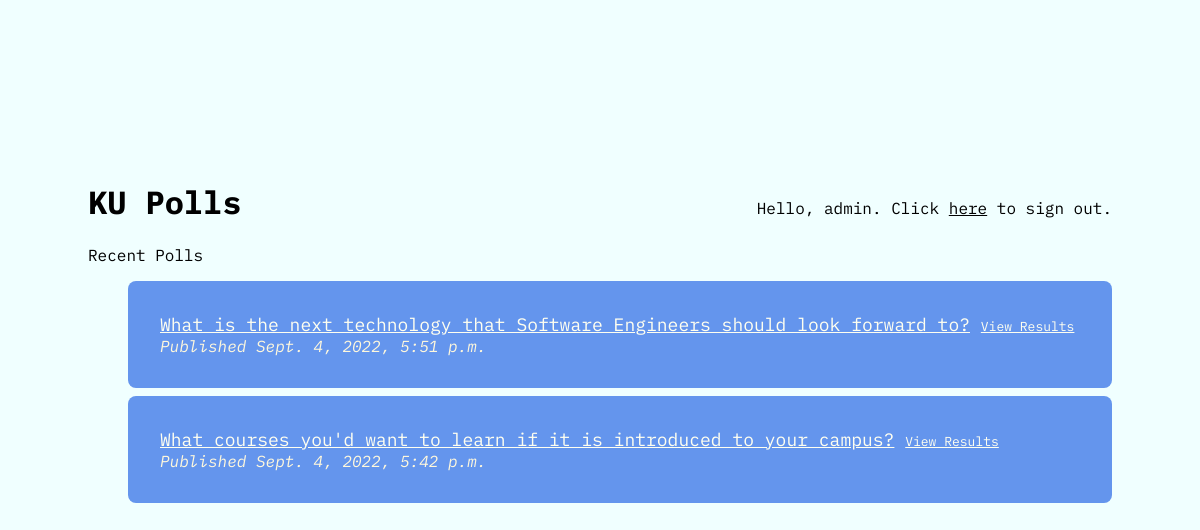
The page /polls/ (signed in) on the database its author committed.
### polls/models.py (models this page shows, shortened)
class Question(models.Model):
    question_text = models.CharField(max_length=280)
    publish_date = models.DateTimeField("date published")
    end_date = models.DateTimeField("date closed", default=None, null=True, blank=True)
    visibilty = models.BooleanField("poll visibility", default=True)
    def is_published(self):
        if not self.visibilty:
            return False
        return timezone.now() >= self.publish_date

### polls/views.py (the view)
# urls.py: path("", views.IndexView.as_view(), name="index"),
class IndexView(generic.ListView):
    template_name = "polls/index.html"
    context_object_name = "latest_questions"
    def get_queryset(self):
        return Question.objects.filter(id__in=get_published()).order_by("-publish_date")

### polls/views.py (called while the page is built)
def get_published():
    questions = Question.objects.all()
    return [q.id for q in questions if q.is_published()]

### polls/templates/polls/index.html (shortened to what this page needs)
{% load static %}
<html lang="en_US">
<head>
    <link rel="stylesheet" href="{% static 'polls/style.css' %}">
</head>
<body>
    <div class="container">
        <div class="top">
            <h1>KU Polls</h1>
            <span>
                {% if user.is_authenticated %}
                Hello, {{ user.username }}. Click <a href="/accounts/logout/">here</a> to sign out.
                {% else %}
                Click <a href="/accounts/login/">here</a> to sign in.
                {% endif %}
            </span>
        </div>
        Recent Polls
        {% if latest_questions %}
        <ul>
            {% for question in latest_questions %}
            <li>
                <div class=" card">
                    <a href="{% url 'polls:details' question.id %}" class="">{{ question.question_text }}</a>
                    <a href="{% url 'polls:results' question.id %}" style="font-size: small;">View Results</a><br>
                    <span><i>Published {{ question.publish_date }}</i></span>
                </div>
            </li>
            {% endfor %}
        </ul>
        {% else %}
        <p>No polls are available at this moment.</p>
        {% endif %}
    </div>
</body>
</html>

### polls/static/polls/style.css (style rules this page uses)
body { font-family: 'IBM Plex Mono', monospace; background-color: azure; }
ul { list-style: none; }
a { color: black; }
div.container { margin: 10rem 5rem; }
div.top { display: flex; flex-direction: row; align-items: baseline; justify-content: space-between; }
div.top>h1 { flex-shrink: 1; }
div.top>span { flex-shrink: 0; text-align: right; }
div.card { padding: 2rem; background-color: cornflowerblue; margin-top: 0.5rem; color: ivory; font-size: large; border-radius: 0.5rem; box-shadow: none; transition: 0.3s; }
div.card a { color: ivory; }
div.card span { font-size: medium; color: cornsilk; }

### rows shown on the page
Question: question_text "What is the next technology that Software Engineers should look forward to?", publish_date "Sept. 4, 2022, 5:51 p.m."
Question: question_text "What courses you'd want to learn if it is introduced to your campus?", publish_date "Sept. 4, 2022, 5:42 p.m."

### other values the page prints
{{ user.username }} "admin"
